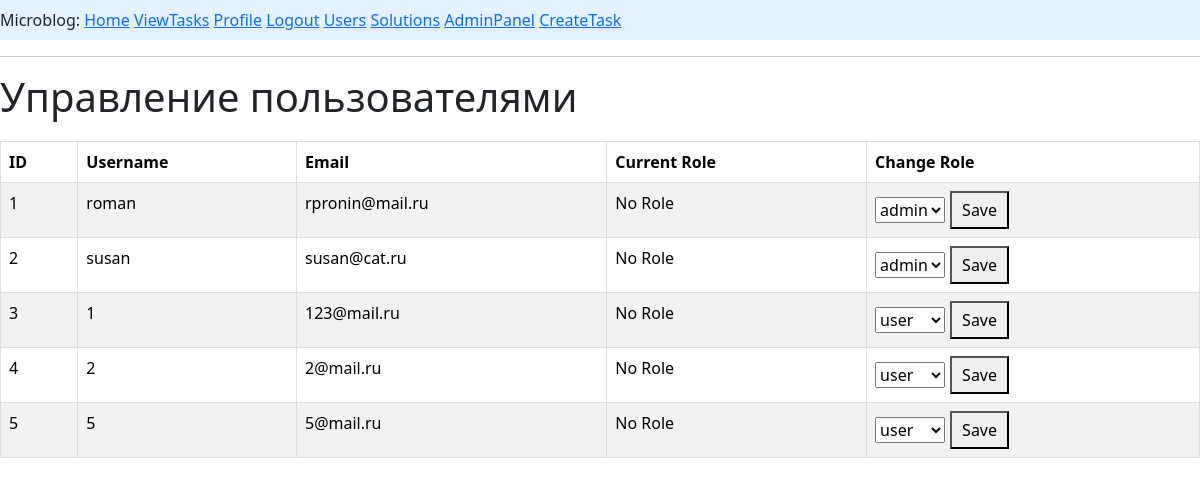
/admin/users (signed in), run on an earlier commit of the app's database.
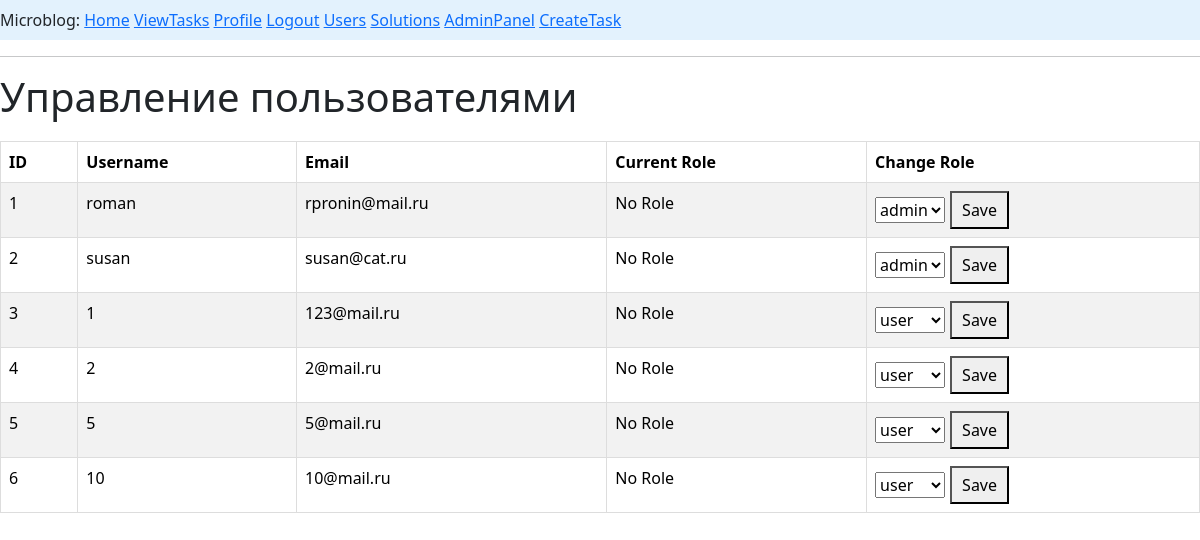
And on a later commit of the database.
### app/models.py (models this page shows, shortened)
class User(UserMixin, db.Model):
    __tablename__ ='users'
    id: so.Mapped[int] = so.mapped_column(primary_key=True)
    username: so.Mapped[str] = so.mapped_column(sa.String(64), index=True,
                                                unique=True)
    email: so.Mapped[str] = so.mapped_column(sa.String(120), index=True,
                                             unique=True)
    password_hash: so.Mapped[Optional[str]] = so.mapped_column(sa.String(256))
    posts: so.WriteOnlyMapped['Post'] = so.relationship(back_populates='author')
    about_me: so.Mapped[Optional[str]] = so.mapped_column(sa.String(140))
    last_seen: so.Mapped[Optional[datetime]] = so.mapped_column(
        default=lambda: datetime.now(timezone.utc))
    role_id: so.Mapped[int] = so.mapped_column(sa.ForeignKey(Role.id),index=True)
    role: so.Mapped['Role'] = so.relationship(back_populates='users')
    task_user: so.Mapped['Task']=so.relationship(back_populates='creator')
    solve_user: so.Mapped[list['Solve']] = so.relationship(back_populates='solver')

class Role(UserMixin,db.Model):
    __tablename__ = 'roles'
    id: so.Mapped[int] = so.mapped_column(primary_key=True)
    rolename:so.Mapped[str] = so.mapped_column(sa.String(30), index=True,
                                                unique=True)
    users: so.WriteOnlyMapped[list['User']] = so.relationship(back_populates='role')

### app/routes.py (the view)
@app.route('/admin/users', methods=['GET', 'POST'])
@login_required
def admin_users():
    if not is_admin():
        flash('У вас нет прав для доступа к этой странице', 'danger')
        return redirect(url_for('index'))  # или url_for('login'), куда хочешь редиректить
    users = User.query.all()
    roles = Role.query.all()
    form = AdminRoleForm()
    form.new_role_id.choices = [(r.id, r.rolename) for r in roles]
    if form.validate_on_submit():
        print("--- ОТЛАДКА: Форма прошла валидацию ---")
        print(f"Получен user_id: {form.user_id.data} (тип: {type(form.user_id.data)})")
        print(f"Получен new_role_id: {form.new_role_id.data} (тип: {type(form.new_role_id.data)})")
        user = User.query.get(form.user_id.data)
        if user:
            old_role_name = user.rolet.rolename if user.rolet else "None"
            user.role_id = form.new_role_id.data
            db.session.commit()
            print(f"✅ УСПЕХ: Роль пользователя {user.username} изменена с '{old_role_name}' на '{Role.query.get(form.new_role_id.data).rolename}'")
            flash(f'Роль пользователя {user.username} успешно изменена', 'success')
        else:
            print("❌ ОШИБКА: Пользователь не найден!")
            flash('Пользователь не найден', 'danger')
        return redirect(url_for('admin_users'))
    else:
        if request.method == 'POST':
            print("--- ОТЛАДКА: Валидация НЕ пройдена ---")
            print(f"Ошибки формы: {form.errors}")
    return render_template('admin_users.html', users=users, roles=roles, form=form)

### app/forms.py
class AdminRoleForm(FlaskForm):
    user_id = IntegerField('User ID', validators=[DataRequired()])
    new_role_id = SelectField('New Role', coerce=int, validators=[DataRequired()])
    submit = SubmitField('Change Role')

### app/models.py (called while the page is built)
@login.user_loader
def load_user(id):
    return db.session.get(User, int(id))

### app/routes.py (called while the page is built)
@app.before_request
def before_request():
    if current_user.is_authenticated:
        current_user.last_seen = datetime.now(timezone.utc)
        db.session.commit()

def is_admin():
    if not current_user.is_authenticated:
        return False
    if not current_user.role:
        return False
    return current_user.role.rolename == 'admin'

### app/templates/admin_users.html (shortened to what this page needs)
{% extends "base.html" %}
{% block content %}
    <h1>Управление пользователями</h1>
    <table class="table table-striped table-hover">
        <thead>
            <tr>
                <th>ID</th>
                <th>Username</th>
                <th>Email</th>
                <th>Current Role</th>
                <th>Change Role</th>
            </tr>
        </thead>
        <tbody>
            {% for user in users %}
            <tr>
                <td>{{ user.id }}</td>
                <td>{{ user.username }}</td>
                <td>{{ user.email }}</td>
                <td>{{ user.rolet.rolename if user.rolet else 'No Role' }}</td>
                <td>
                    <form method="POST" action="{{ url_for('admin_users') }}" style="display: flex; gap: 5px; align-items: center;">
                        <select name="new_role_id">
                            {% for role in roles %}
                                <option value="{{ role.id }}" {% if user.role_id == role.id %}selected{% endif %}>
                                    {{ role.rolename }}
                                </option>
                            {% endfor %}
                        </select>
                        <button type="submit" style="padding: 5px 10px;">Save</button>
                    </form>
                </td>
            </tr>
            {% endfor %}
        </tbody>
    </table>
{% endblock %}

What changed in the data, as far as the page shows it:
added User: id "6", username "10", email "10@mail.ru", rolet "No Role", new_role_id "user"
